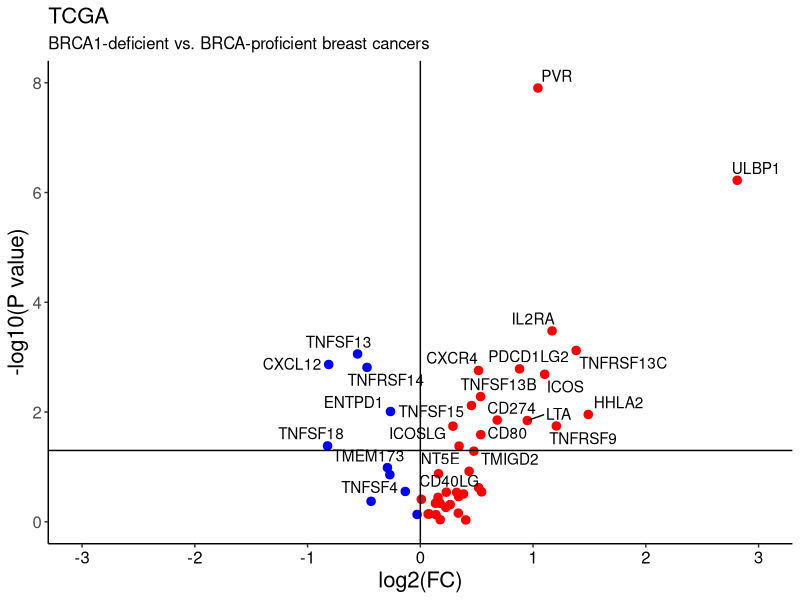

Reproduce this figure in R.
# Load packages
library(ggplot2)
library(ggrepel)

# Set working directory
setwd("/Users/WIMM/Documents/BRCA_2018/Github/")

# Read file
df <- read.table("Data/TCGA_final.txt", header=TRUE, sep="\t", na.strings="NA", check.names=FALSE)

# CIN25 gene list
genes <-  c("MICA", "MICB", "CD27", "CD274", "CD28", "CD40", "CD40LG", "CD70", "CD80", "CD86", "ICOS", "ICOSLG", "IL6", "IL6R", "PDCD1LG2", "TMEM173",  "TNFRSF13B", "TNFRSF13C", "TNFRSF14", "TNFRSF17", "TNFRSF18", "TNFRSF4", "TNFRSF9", "TNFSF13", "TNFSF13B", "TNFSF18", "TNFSF4", "TNFSF9", "TNFSF15", "TNFRSF25", "HHLA2", "TMIGD2", "C10orf54", "BTNL2", "CD276", "CD48", "TNFSF14", "TNFRSF8", "PVR", "LTA", "IL2RA", "ENTPD1", "NT5E", "CXCR4", "CXCL12", "KLRK1", "NKG2A", "RAET1E", "ULBP1")

genes <- intersect(names(df), genes)

# Subset relevant columns
df <- df[,c("BRCA_status", genes)]

# Remove missing values
df <- na.omit(df)

# Compute FC and p-values
fc.brca <- NULL
p.brca <- NULL

for(i in 1:length(genes)) {

    # Subset gene
    df.small <- df[, c("BRCA_status", genes[i])]
    
    # Retrieve expression values
    proficient <- df.small[which(df.small$BRCA_status=="BRCA-proficient"), 2]
    brca <- df.small[which(df.small$BRCA_status=="BRCA1-deficient"), 2]
    
    # Compute FC
    fc.brca[i] <- log2(median((2^brca - 1), na.rm=TRUE) / median((2^proficient - 1), na.rm=TRUE))
    
    # Compute p.values
    p.brca[i] <- wilcox.test(brca, proficient, na.rm=TRUE)$p.value
    
}

# Tabulate
results <- data.frame(genes, fc.brca, p.brca, stringsAsFactors=FALSE)

# Indicate direction
results$direction <- ifelse(results$fc.brca > 0, "Up", "Down")

# Remove missing values
results <- na.omit(results)

# Volcano plot
    # Definition
    data <- results
    x <- data$fc.brca
    y <- -log10(data$p.brca)
    z <- data$direction
    label <- data$genes
    maintitle <- "TCGA"
    subtitle <- "BRCA1-deficient vs. BRCA-proficient breast cancers"
    xtitle <- "log2(FC)"
    ytitle <- "-log10(P value)"
    ymin <- floor(min(y))
    ymax <- ceiling(max(y))
    yinterval <- 2
    xmin <- max(abs(floor(min(x))), ceiling(max(x))) * -1
    xmax <- max(abs(floor(min(x))), ceiling(max(x)))
    xinterval <- 1
    
    # Plot
    plot <- plot <- ggplot(data, aes(x=x, y=y, label=label)) +
               geom_point(shape=20, size=4, mapping=aes(color=z), show.legend=FALSE) +
               geom_text_repel(aes(label=label)) +
               geom_vline(xintercept = 0) +
               geom_hline(yintercept = 1.3) +
               scale_colour_manual(values=c("blue", "red")) +
               scale_x_continuous(limits=c(xmin, xmax), breaks=seq(xmin, xmax, by=xinterval)) +
               scale_y_continuous(limits=c(ymin, ymax), breaks=seq(ymin, ymax, by=yinterval)) +
               labs(title=maintitle, subtitle=subtitle, x=xtitle, y=ytitle) +
               theme(panel.grid.major=element_blank(),
                     panel.grid.minor=element_blank(),
                     panel.background=element_blank(),
                     axis.line = element_line(colour="black"),
                     axis.text.x=element_text(colour="black"),
                     axis.text=element_text(size=12),
                     axis.title=element_text(size=16),
                     plot.title=element_text(size=16),
                     plot.subtitle=element_text(size=12))
                     
    # Sava plot
    ggsave("Figures/Figure_2B.pdf", plot, width=8, height=8)
